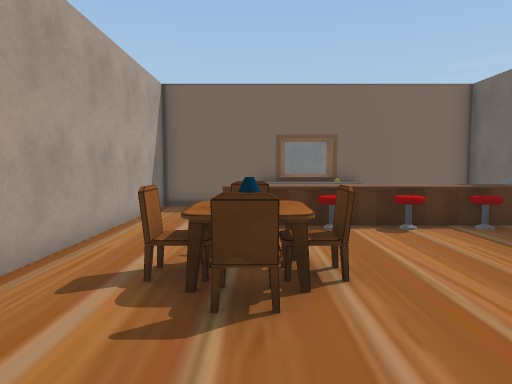
[1] (above)

12 first-person views from a walk through a scene from a Unity 3-D project. The camera is 1.4 m above the floor, tilts 4° down and sees 70° across. The floor is counted in squares, 1 m on a side. Each view is taken from the middle of a square. On the plan, view 1 faces up. The plan holds only what a view shows up to about 16 squares ahead; the rest is blank. The player is left out. Some surface patterns are stand-ins.

[2]
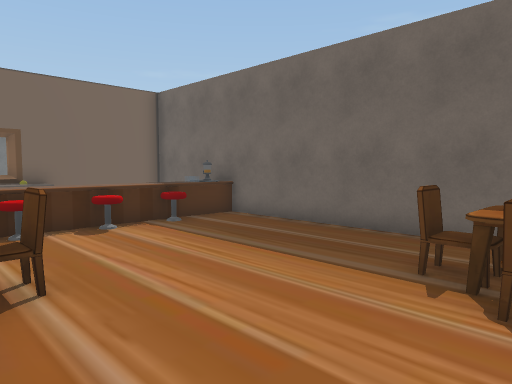

[3]
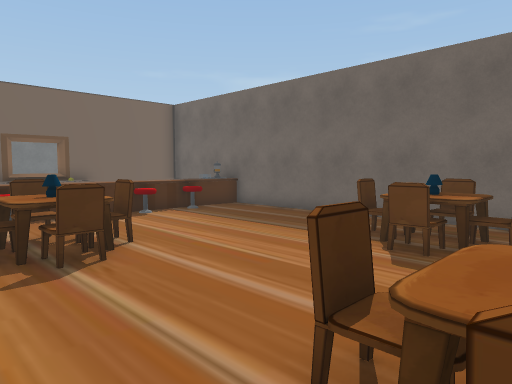

[4]
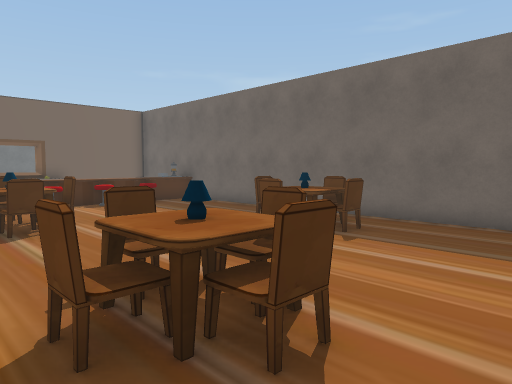

[5]
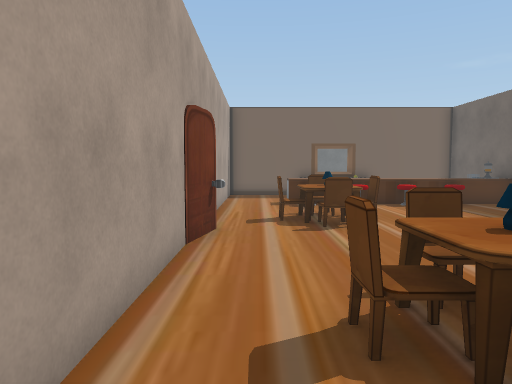

[6]
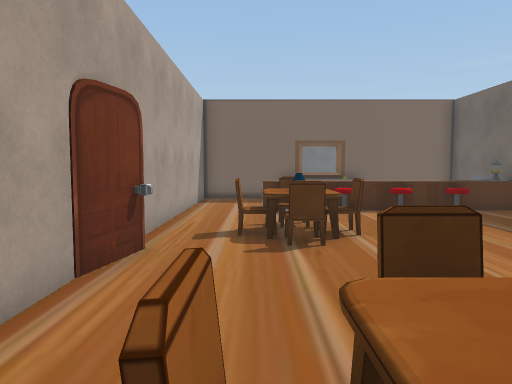

[7]
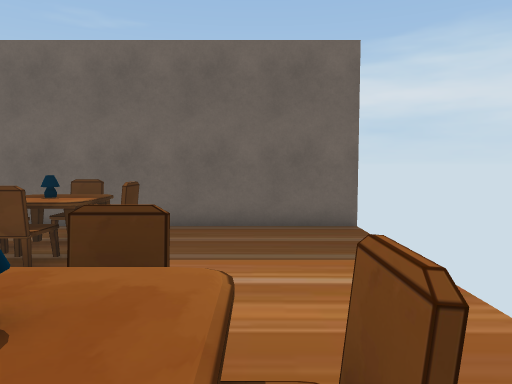

[8]
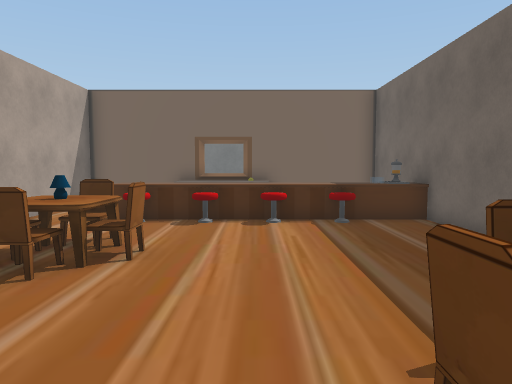

[9]
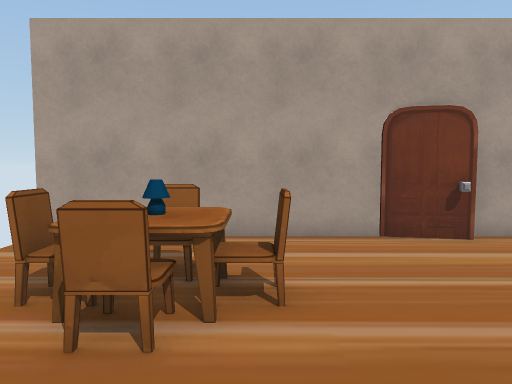

[10]
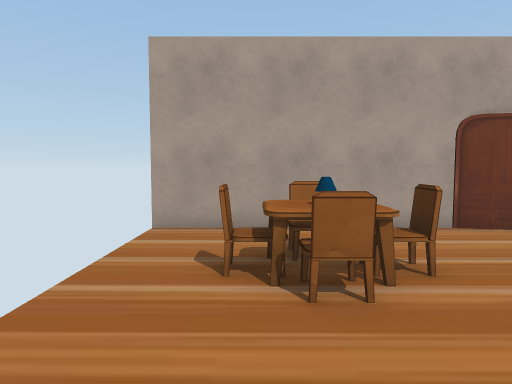

[11]
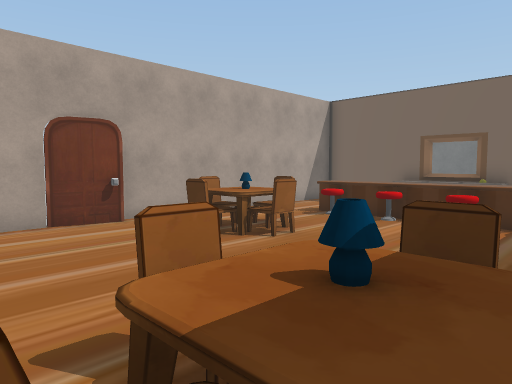

[12]
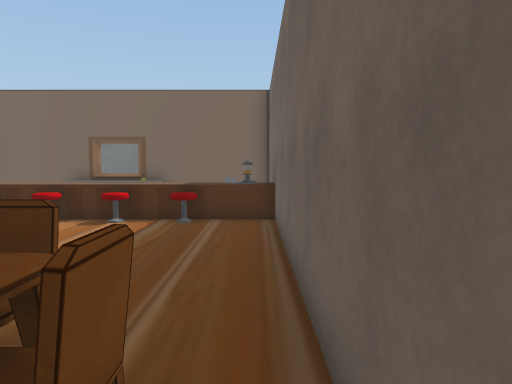

### Floor plan
Key: @ floor where view 1 was taken; # wall or solid block; . floor; = window, fence, low wall or low ledge; ^ raised ledge; O other object.
Columns run from 4 left of view 1 to 8 right of it. Each row starts with its distance up from view 1.
 13  ############
 12  #..OOOO    #
 11  #..        #
 10  #..        #
  9  #.^^^^^^^^O#
  8  #..=.^^=^..#
  7  #..........#
  6  #..O.......#
  5  #.O=O......#
  4  #..##......#
  3  O..O.......#
  2 #O.......O..#
  1 ##......O=#.#
  0  #..@...O=O.#
 -1  #..O....O..#
 -2  #.O=O......#
 -3  #..O=......#
 -4  #..........#
 -5  #...... ...#

Where each view was taken, in squares from view 1:
view 1: 0 up, 0 right, facing up
view 2: 0 up, 0 right, facing up-right
view 3: 2 down, 2 left, facing up-right
view 4: 5 down, 2 left, facing up-right
view 5: 5 down, 2 left, facing up
view 6: 3 down, 1 left, facing up
view 7: 3 down, 1 left, facing right
view 8: 1 down, 3 right, facing up
view 9: 1 down, 4 right, facing left
view 10: 3 down, 5 right, facing left
view 11: 1 down, 6 right, facing up-left
view 12: 1 down, 7 right, facing up
